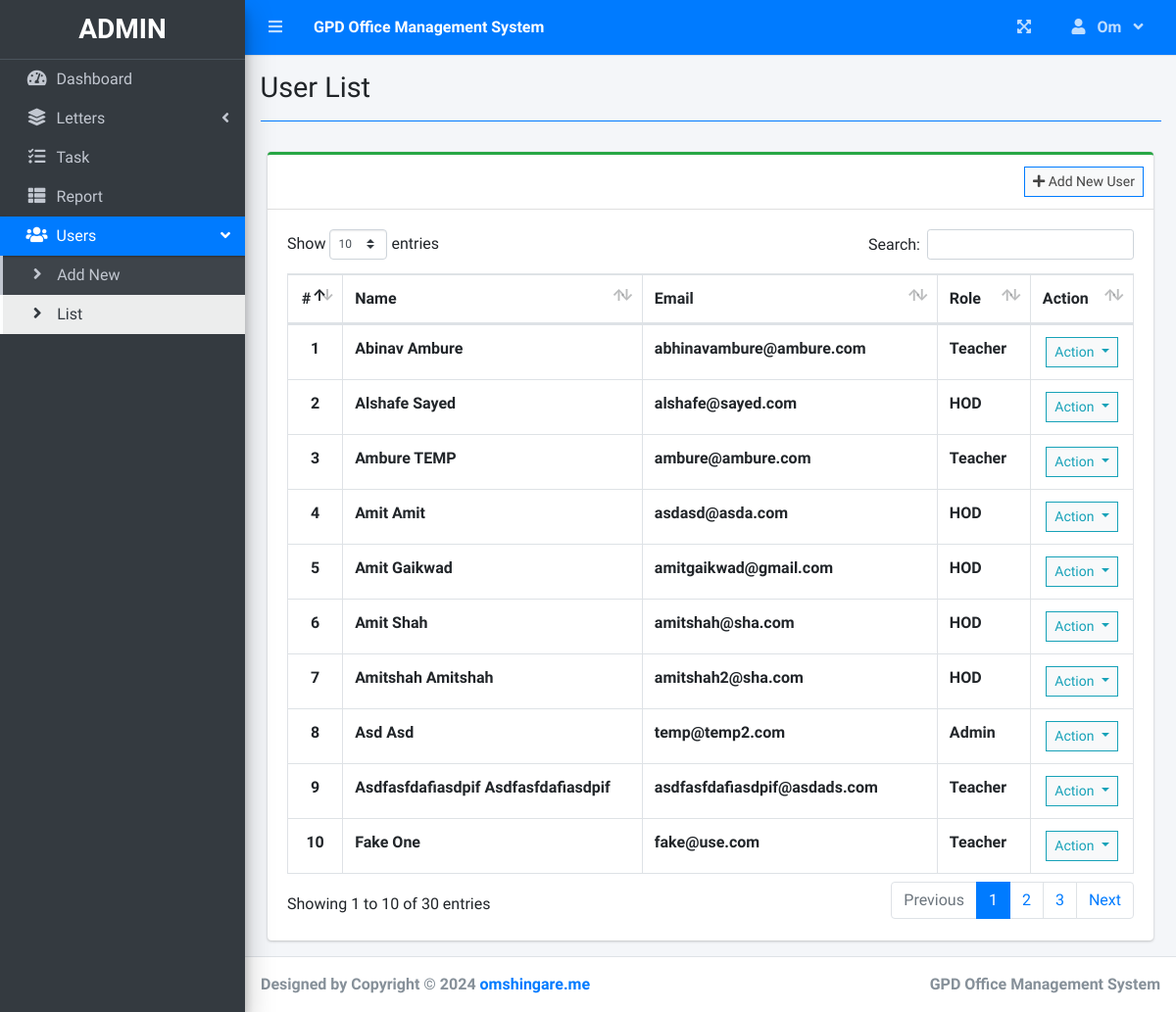
/index.php?page=user_list (signed in), run on the app's committed database.
### tables this page shows
CREATE TABLE `gpd_users` (
  `user_id` int(11) NOT NULL,
  `user_email` varchar(30) NOT NULL,
  `user_password` text NOT NULL,
  `user_type_id` int(11) NOT NULL,
  `user_name` varchar(200) NOT NULL,
  `user_surname` varchar(200) NOT NULL,
  `user_profile_pic` varchar(300) NOT NULL DEFAULT 'no-image-available.png'
);

### user_list.php (the view, shortened to what this page needs)
<?php include'db_connect.php' ?>
<div class="col-lg-12">
	<div class="card card-outline card-success">
		<div class="card-header">
			<div class="card-tools">
				<a class="btn btn-block btn-sm btn-default btn-flat border-primary" href="./index.php?page=new_user"><i class="fa fa-plus"></i> Add New User</a>
			</div>
		</div>
		<div class="card-body">
			<table class="table tabe-hover table-bordered" id="list">
				<thead>
					<tr>
						<th class="text-center">#</th>
						<th>Name</th>
						<th>Email</th>
						<th>Role</th>
						<th>Action</th>
					</tr>
				</thead>
				<tbody>
					<?php
					$i = 1;
					$type = array('',"Admin","Teacher","HOD", "Lipik", "Principal");
					$qry = $conn->query("SELECT *,concat(user_name,' ',user_surname) as name FROM gpd_users order by concat(user_name,' ',user_surname) asc");
					while($row= $qry->fetch_assoc()):
					?>
					<tr>
						<th class="text-center"><?php echo $i++ ?></th>
						<td><b><?php echo ucwords($row['name']) ?></b></td>
						<td><b><?php echo $row['user_email'] ?></b></td>
						<td><b><?php echo $type[$row['user_type_id']] ?></b></td>
						<td class="text-center">
							<button type="button" class="btn btn-default btn-sm btn-flat border-info wave-effect text-info dropdown-toggle" data-toggle="dropdown" aria-expanded="true">
		                      Action
		                    </button>
						</td>
					</tr>
				<?php endwhile; ?>
				</tbody>
			</table>
		</div>
	</div>
</div>

### data on the page
gpd_users: name "Abinav Ambure", user_email "abhinavambure@ambure.com", user_type "Teacher"
gpd_users: name "Alshafe Sayed", user_email "alshafe@sayed.com", user_type "HOD"
gpd_users: name "Ambure TEMP", user_email "ambure@ambure.com", user_type "Teacher"
gpd_users: name "Amit Amit", user_email "asdasd@asda.com", user_type "HOD"
gpd_users: name "Amit Gaikwad", user_email "amitgaikwad@gmail.com", user_type "HOD"
gpd_users: name "Amit Shah", user_email "amitshah@sha.com", user_type "HOD"
gpd_users: name "Amitshah Amitshah", user_email "amitshah2@sha.com", user_type "HOD"
gpd_users: name "Asd Asd", user_email "temp@temp2.com", user_type "Admin"
gpd_users: name "Asdfasfdafiasdpif Asdfasfdafiasdpif", user_email "asdfasfdafiasdpif@asdads.com", user_type "Teacher"
gpd_users: name "Fake One", user_email "fake@use.com", user_type "Teacher"

### other printed values
$_SESSION['system']['name'] "GPD Office Management System"
$_SESSION['login_user_name'] "Om"
$title "User List"
